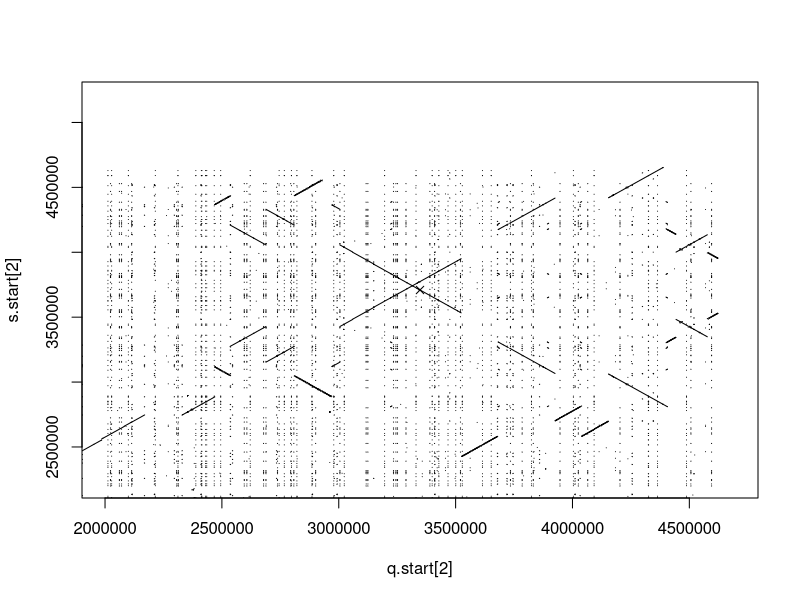
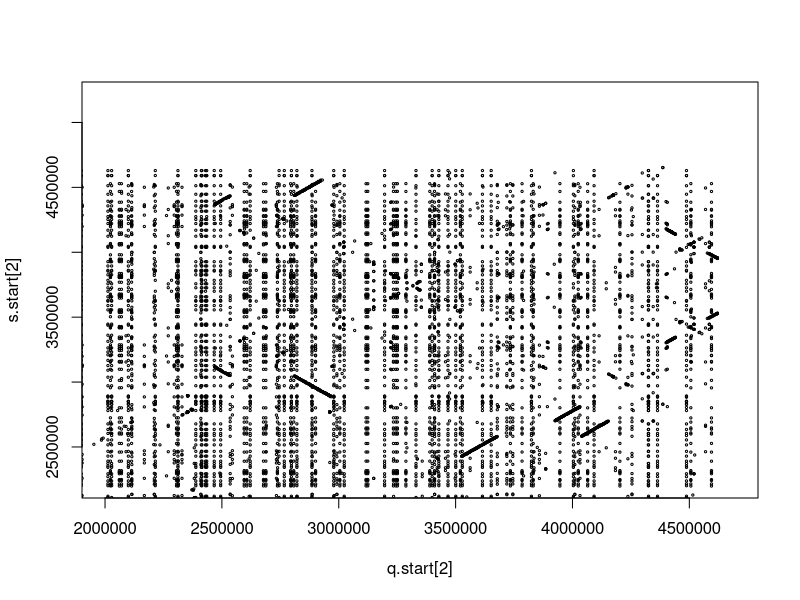
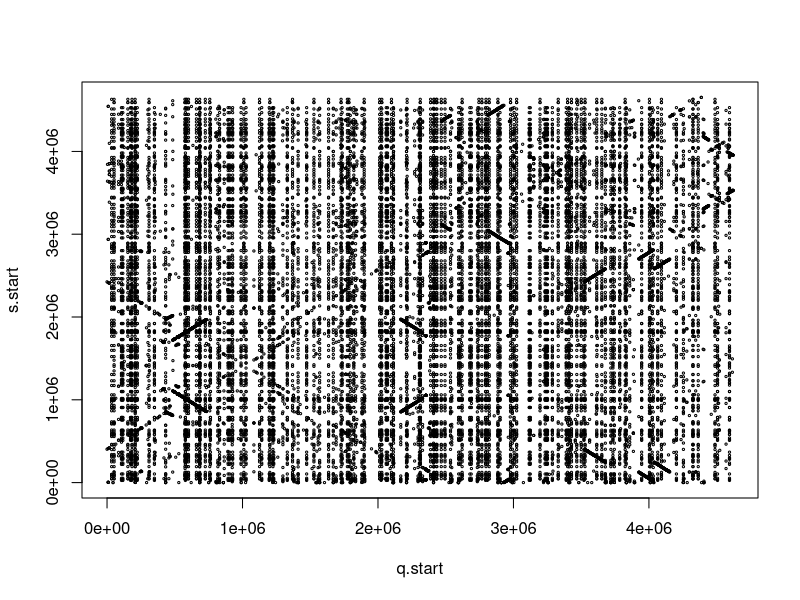

These figures' R source, in order:
data <- read.table("pestis_1348_co92_Alignment_hit_table.txt")
q.start <- data$V7
q.end <- data$V8
s.start <- data$V9
s.end <- data$V10

# donne un dot plot lisible
plot(q.start[2], s.start[2], pch=4)
for (i in 1:length(q.start)) {
  
  segments(q.start[i], s.start[i], q.end[i], s.end[i])
}

plot(q.start[2], s.start[2],cex=.3)
for (i in 1:length(q.start)) {
  points(q.start[i], s.start[i], cex=.3)
}

plot(q.start, s.start, cex=.3)
